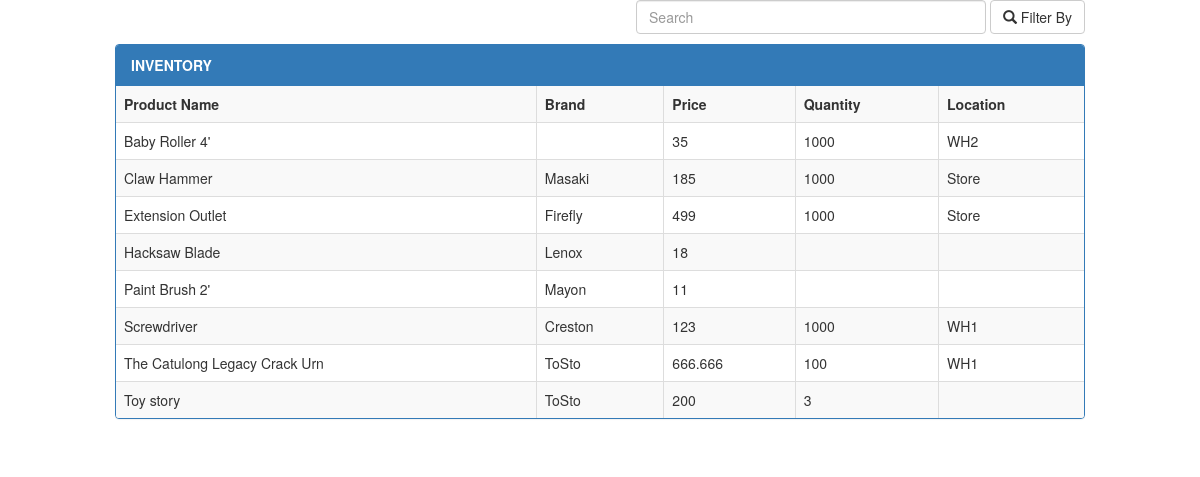
Page /mainpage_employee.php on the committed database.
### tables this page shows
CREATE TABLE `inventory` (
  `inventory_Id` int(11) NOT NULL,
  `product_Id` int(11) NOT NULL,
  `manager_Id` int(11) NOT NULL,
  `shelf_Id` int(11) NOT NULL,
  `warehouse_Id` int(11) NOT NULL,
  `supplier_Id` int(11) NOT NULL,
  `product_Price` double NOT NULL,
  `date_Delivered` date NOT NULL,
  `quantity_Delivered` int(11) NOT NULL
);

CREATE TABLE `product` (
  `product_Id` int(11) NOT NULL,
  `product_warranty` varchar(50) NOT NULL,
  `retail_Price` double NOT NULL,
  `product_Name` varchar(100) NOT NULL,
  `product_Brand` varchar(100) NOT NULL
);

CREATE TABLE `warehouse` (
  `warehouse_Id` int(11) NOT NULL,
  `location` varchar(150) NOT NULL
);

### mainpage_employee.php (the view, shortened to what this page needs)
<?php
    require "navbar.php";
?>
<!DOCTYPE html>
<html lang='en'>
<head>
<link rel='stylesheet' href='css/bootstrap.min.css'>
</head>
<body>
<div class='container-fluid'>
	<div class='row'>
		<div class='col-md-10 col-md-offset-1'>
			<div class='pull-right'>
				<form class='form-inline'>
					<input type='text' class='form-control' id='extend-search-bar'placeholder='Search'>
					<button class='btn btn-default'><span class='glyphicon glyphicon-search'></span> Filter By</button>
				</form>
			</div>
		</div>
	</div>
	<div class='row'>
		<div class='col-md-10 col-md-offset-1'>
		<div class='panel panel-primary'>
			<div class='panel-heading'><strong>INVENTORY</strong></div>
			<?php
			$query =
				"SELECT
				 product.product_Name AS 'Product Name',
		 		 product.product_Brand AS 'Brand',
				 product.retail_Price AS 'Price',
				 inventory.quantity_Delivered AS 'Quantity',
				 Warehouse.location AS 'Location'
				 FROM product
				 LEFT JOIN inventory
				 ON product.product_Id = inventory.product_Id
				 LEFT JOIN warehouse
				 ON inventory.warehouse_Id = warehouse.warehouse_Id
				 ORDER BY product.product_Name ";
			$result = mysqli_query($db, $query) or die("Bad Query: $query");
			echo "<table class='table table-bordered table-striped' border='1'>";
			echo "
				<th>Product Name</th>
				<th>Brand</th>
				<th>Price</th>
				<th>Quantity</th>
				<th>Location</th>";
			while( $row = mysqli_fetch_assoc($result) ) {
				echo
				"<tr>
					<td> {$row['Product Name']} </td>
					<td> {$row['Brand']} </td>
					<td> {$row['Price']} </td>
					<td> {$row['Quantity']} </td>
					<td> {$row['Location']} </td>
				</tr>";
			}
			echo "</table>"
			?>
		</div>
		</div>
	</div>
</div>
</body>
</html>

### mainpage_employee.php (style rules this page uses)
body { height: 100%; }
.row { margin-bottom: 10px; }
#extend-search-bar { width: 350px; }

### rows in the picture
inventory: product_Id.product_Name "Baby Roller 4'", product_Id.retail_Price "35", quantity_Delivered "1000", warehouse_Id.location "WH2"
inventory: product_Id.product_Name "Claw Hammer", product_Id.product_Brand "Masaki", product_Id.retail_Price "185", quantity_Delivered "1000", warehouse_Id.location "Store"
inventory: product_Id.product_Name "Extension Outlet", product_Id.product_Brand "Firefly", product_Id.retail_Price "499", quantity_Delivered "1000", warehouse_Id.location "Store"
product: product_Name "Hacksaw Blade", product_Brand "Lenox", retail_Price "18"
product: product_Name "Paint Brush 2'", product_Brand "Mayon", retail_Price "11"
inventory: product_Id.product_Name "Screwdriver", product_Id.product_Brand "Creston", product_Id.retail_Price "123", quantity_Delivered "1000", warehouse_Id.location "WH1"
inventory: product_Id.product_Name "The Catulong Legacy Crack Urn", product_Id.product_Brand "ToSto", product_Id.retail_Price "666.666", quantity_Delivered "100", warehouse_Id.location "WH1"
inventory: product_Id.product_Name "Toy story", product_Id.product_Brand "ToSto", product_Id.retail_Price "200", quantity_Delivered "3"
